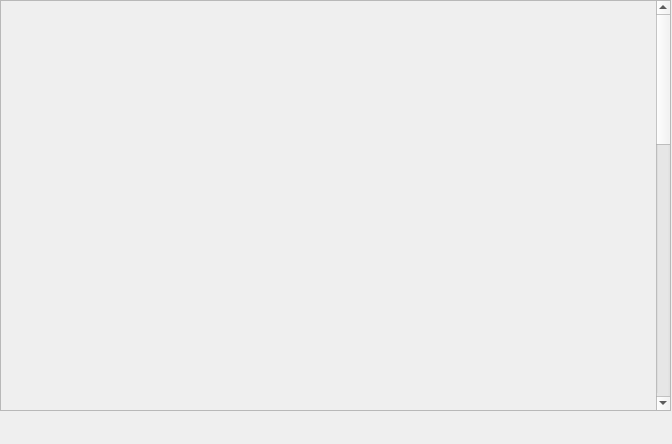
<?xml version="1.0" encoding="UTF-8"?>
<ui version="4.0">
 <class>Form</class>
 <widget class="QWidget" name="Form">
  <property name="geometry">
   <rect>
    <x>0</x>
    <y>0</y>
    <width>672</width>
    <height>444</height>
   </rect>
  </property>
  <property name="windowTitle">
   <string>Form</string>
  </property>
  <widget class="QScrollArea" name="scrollArea">
   <property name="geometry">
    <rect>
     <x>0</x>
     <y>0</y>
     <width>671</width>
     <height>411</height>
    </rect>
   </property>
   <property name="widgetResizable">
    <bool>true</bool>
   </property>
   <widget class="QWidget" name="scrollAreaWidgetContents">
    <property name="geometry">
     <rect>
      <x>0</x>
      <y>-791</y>
      <width>651</width>
      <height>1200</height>
     </rect>
    </property>
    <property name="minimumSize">
     <size>
      <width>0</width>
      <height>1200</height>
     </size>
    </property>
    <widget class="caInclude" name="cainclude_10">
     <property name="geometry">
      <rect>
       <x>70</x>
       <y>10</y>
       <width>511</width>
       <height>132</height>
      </rect>
     </property>
     <property name="macro">
      <string notr="true">ID=0, EVR=$(EVR)</string>
     </property>
     <property name="filename" stdset="0">
      <string notr="true">G_EVR_prescaler-withPulserTrigger.ui</string>
     </property>
     <property name="visibility">
      <enum>caInclude::StaticV</enum>
     </property>
     <property name="channel" stdset="0">
      <string notr="true"/>
     </property>
    </widget>
    <widget class="caInclude" name="cainclude_11">
     <property name="geometry">
      <rect>
       <x>70</x>
       <y>150</y>
       <width>511</width>
       <height>132</height>
      </rect>
     </property>
     <property name="macro">
      <string notr="true">ID=1, EVR=$(EVR)</string>
     </property>
     <property name="filename" stdset="0">
      <string notr="true">G_EVR_prescaler-withPulserTrigger.ui</string>
     </property>
     <property name="visibility">
      <enum>caInclude::StaticV</enum>
     </property>
     <property name="channel" stdset="0">
      <string notr="true"/>
     </property>
    </widget>
    <widget class="caInclude" name="cainclude_12">
     <property name="geometry">
      <rect>
       <x>70</x>
       <y>290</y>
       <width>511</width>
       <height>132</height>
      </rect>
     </property>
     <property name="macro">
      <string notr="true">ID=2, EVR=$(EVR)</string>
     </property>
     <property name="filename" stdset="0">
      <string notr="true">G_EVR_prescaler-withPulserTrigger.ui</string>
     </property>
     <property name="visibility">
      <enum>caInclude::StaticV</enum>
     </property>
     <property name="channel" stdset="0">
      <string notr="true"/>
     </property>
    </widget>
    <widget class="caInclude" name="cainclude_13">
     <property name="geometry">
      <rect>
       <x>70</x>
       <y>430</y>
       <width>511</width>
       <height>132</height>
      </rect>
     </property>
     <property name="macro">
      <string notr="true">ID=3, EVR=$(EVR)</string>
     </property>
     <property name="filename" stdset="0">
      <string notr="true">G_EVR_prescaler-withPulserTrigger.ui</string>
     </property>
     <property name="visibility">
      <enum>caInclude::StaticV</enum>
     </property>
     <property name="channel" stdset="0">
      <string notr="true"/>
     </property>
    </widget>
    <widget class="caInclude" name="cainclude_14">
     <property name="geometry">
      <rect>
       <x>70</x>
       <y>570</y>
       <width>511</width>
       <height>132</height>
      </rect>
     </property>
     <property name="macro">
      <string notr="true">ID=4, EVR=$(EVR)</string>
     </property>
     <property name="filename" stdset="0">
      <string notr="true">G_EVR_prescaler-withPulserTrigger.ui</string>
     </property>
     <property name="visibility">
      <enum>caInclude::StaticV</enum>
     </property>
     <property name="channel" stdset="0">
      <string notr="true"/>
     </property>
    </widget>
    <widget class="caInclude" name="cainclude_15">
     <property name="geometry">
      <rect>
       <x>70</x>
       <y>710</y>
       <width>511</width>
       <height>132</height>
      </rect>
     </property>
     <property name="macro">
      <string notr="true">ID=5, EVR=$(EVR)</string>
     </property>
     <property name="filename" stdset="0">
      <string notr="true">G_EVR_prescaler-withPulserTrigger.ui</string>
     </property>
     <property name="visibility">
      <enum>caInclude::StaticV</enum>
     </property>
     <property name="channel" stdset="0">
      <string notr="true"/>
     </property>
    </widget>
    <widget class="caInclude" name="cainclude_16">
     <property name="geometry">
      <rect>
       <x>70</x>
       <y>850</y>
       <width>511</width>
       <height>132</height>
      </rect>
     </property>
     <property name="macro">
      <string notr="true">ID=6, EVR=$(EVR)</string>
     </property>
     <property name="filename" stdset="0">
      <string notr="true">G_EVR_prescaler-withPulserTrigger.ui</string>
     </property>
     <property name="visibility">
      <enum>caInclude::StaticV</enum>
     </property>
     <property name="channel" stdset="0">
      <string notr="true"/>
     </property>
    </widget>
    <widget class="caInclude" name="cainclude_17">
     <property name="geometry">
      <rect>
       <x>70</x>
       <y>990</y>
       <width>511</width>
       <height>132</height>
      </rect>
     </property>
     <property name="macro">
      <string notr="true">ID=7, EVR=$(EVR)</string>
     </property>
     <property name="filename" stdset="0">
      <string notr="true">G_EVR_prescaler-withPulserTrigger.ui</string>
     </property>
     <property name="visibility">
      <enum>caInclude::StaticV</enum>
     </property>
     <property name="channel" stdset="0">
      <string notr="true"/>
     </property>
    </widget>
   </widget>
  </widget>
 </widget>
 <customwidgets>
  <customwidget>
   <class>caInclude</class>
   <extends>QWidget</extends>
   <header>caInclude</header>
  </customwidget>
 </customwidgets>
 <resources/>
 <connections/>
</ui>
